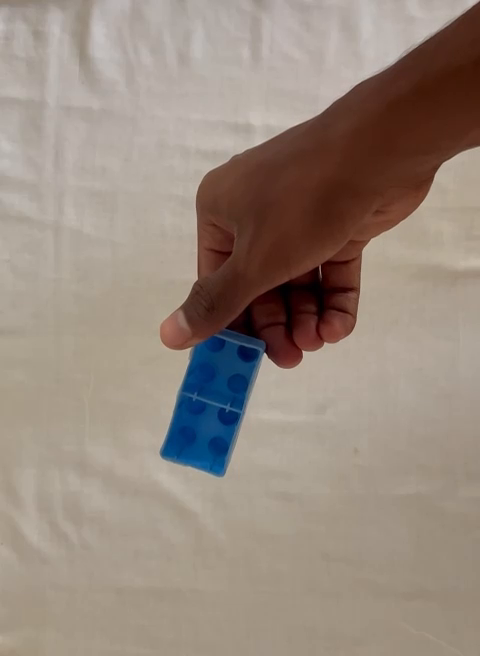
#> input picture frame 94 of DATASET/blue_block.mp4, 480 x 656 px
$ python extract_frames.py   (older library calls are emulated)
#> lines starting #> are read from the running program, lines starting #| are printed output that depends on the picture; after the words box and inside, x2 and y2 are one past the last pixel; in counts of white or black regions, pixels touching at a corner belong together
"""
Frame extraction script for Block Assembly dataset videos.
Adapted from pen-assembly-version1 with enhanced block-color validation,
blur filtering, and temporal train/val partitioning.

Usage:
    python extract_frames.py                  # Auto-extracts from all 12 dataset videos
    python extract_frames.py --fps 4.0        # Custom extraction frame rate (default: 4.0)
    python extract_frames.py --blur_thresh 25 # Set custom blur threshold
"""

import os
import argparse
import cv2
import numpy as np

from block_config import (
    VIDEOS_DIR,
    EXTRACTED_DIR,
    VIDEO_MAPPING,
    BLOCK_CLASSES,
    ASSEMBLY_STATES,
)


def is_blurry(gray_frame, threshold=25.0):
    """Calculates Laplacian variance. Low variance indicates motion blur."""
    if threshold <= 0:
        return False
    var = cv2.Laplacian(gray_frame, cv2.CV_64F).var()
    return var < threshold


def has_block_content(frame, min_area=350):
    """
    Checks if at least one colored block (Blue, Green, Red, Yellow) is visible.
    Prevents saving frames where hands completely occlude the object or the block is out of frame.
    """
    hsv = cv2.cvtColor(frame, cv2.COLOR_BGR2HSV)

    # Blue range
    blue_mask = cv2.inRange(hsv, np.array([90, 60, 40]), np.array([135, 255, 255]))
    # Green range
    green_mask = cv2.inRange(hsv, np.array([35, 60, 40]), np.array([85, 255, 255]))
    # Red range (spans 0-10 and 170-180)
    red1 = cv2.inRange(hsv, np.array([0, 70, 40]), np.array([10, 255, 255]))
    red2 = cv2.inRange(hsv, np.array([170, 70, 40]), np.array([180, 255, 255]))
    red_mask = cv2.bitwise_or(red1, red2)
    # Yellow range
    yellow_mask = cv2.inRange(hsv, np.array([18, 80, 80]), np.array([34, 255, 255]))

    combined_mask = cv2.bitwise_or(cv2.bitwise_or(blue_mask, green_mask), cv2.bitwise_or(red_mask, yellow_mask))

    cnts, _ = cv2.findContours(combined_mask, cv2.RETR_EXTERNAL, cv2.CHAIN_APPROX_SIMPLE)
    valid = [c for c in cnts if cv2.contourArea(c) > min_area]
    return len(valid) > 0


def clean_existing_frames(target_dir):
    """Removes previously extracted vid_* frames from target directory."""
    if not os.path.exists(target_dir):
        os.makedirs(target_dir, exist_ok=True)
        return 0

    removed = 0
    for f in os.listdir(target_dir):
        if f.startswith("vid_") and f.lower().endswith((".jpg", ".jpeg", ".png")):
            os.remove(os.path.join(target_dir, f))
            removed += 1
    return removed


def extract_from_video(
    video_path,
    target_category,
    is_part_video=False,
    fps=4.0,
    blur_thresh=25.0,
    val_split=0.20,
    check_visibility=True,
    clean_old=True,
):
    """
    Extracts frames from a single video, filtering blur and applying temporal train/val split.
    """
    if not os.path.exists(video_path):
        print(f"  [ERROR] Video file not found: {video_path}")
        return None

    subfolder = "parts" if is_part_video else "states"
    out_dir = os.path.join(EXTRACTED_DIR, subfolder, target_category)
    os.makedirs(out_dir, exist_ok=True)

    if clean_old:
        num_cleaned = clean_existing_frames(out_dir)
        if num_cleaned > 0:
            print(f"  [INFO] Cleaned {num_cleaned} old video frames from '{out_dir}'")

    cap = cv2.VideoCapture(video_path)
    if not cap.isOpened():
        print(f"  [ERROR] Could not open video: {video_path}")
        return None

    video_fps = cap.get(cv2.CAP_PROP_FPS) or 30.0
    total_frames = int(cap.get(cv2.CAP_PROP_FRAME_COUNT))
    duration_sec = total_frames / video_fps if total_frames > 0 else 0

    step = max(1, int(round(video_fps / fps)))
    split_frame = int(total_frames * (1.0 - val_split))

    print(f"\nProcessing '{os.path.basename(video_path)}' -> {subfolder}/{target_category}")
    print(f"  Video: {total_frames} frames ({duration_sec:.1f}s) @ {video_fps:.1f} fps")
    print(f"  Sampling rate: every {step} frames (~{video_fps / step:.1f} fps)")
    print(f"  Temporal Split: frames 0..{split_frame-1} -> TRAIN, {split_frame}..{total_frames} -> VAL")

    frame_idx = 0
    saved_train = 0
    saved_val = 0
    skipped_blur = 0
    skipped_visibility = 0

    while True:
        ret, frame = cap.read()
        if not ret:
            break

        if frame_idx % step == 0:
            gray = cv2.cvtColor(frame, cv2.COLOR_BGR2GRAY)

            # 1. Blur Check
            if is_blurry(gray, blur_thresh):
                skipped_blur += 1
                frame_idx += 1
                continue

            # 2. Block Visibility Check
            if check_visibility and not has_block_content(frame):
                skipped_visibility += 1
                frame_idx += 1
                continue

            # 3. Temporal train/val assignment
            split_tag = "train" if frame_idx < split_frame else "val"
            fname = f"vid_{split_tag}_{frame_idx:06d}.jpg"
            save_path = os.path.join(out_dir, fname)
            cv2.imwrite(save_path, frame)

            if split_tag == "train":
                saved_train += 1
            else:
                saved_val += 1

        frame_idx += 1

    cap.release()

    print(f"  Results: {saved_train} train frames, {saved_val} val frames saved.")
    print(f"  Filtered out: {skipped_blur} blurry, {skipped_visibility} without visible blocks.")
    return {
        "target": target_category,
        "type": subfolder,
        "train": saved_train,
        "val": saved_val,
        "blurry": skipped_blur,
        "no_block": skipped_visibility,
    }


def main():
    parser = argparse.ArgumentParser(description="Extract video frames for Block Assembly inspection.")
    parser.add_argument("--videos_dir", type=str, default=VIDEOS_DIR, help="Folder containing dataset videos")
    parser.add_argument("--fps", type=float, default=4.0, help="Target extraction FPS (default: 4.0)")
    parser.add_argument(
        "--blur_thresh",
        type=float,
        default=25.0,
        help="Laplacian variance blur threshold (default: 25.0)",
    )
    parser.add_argument(
        "--val_split",
        type=float,
        default=0.20,
        help="Fraction of video duration reserved for validation (default: 0.20)",
    )
    parser.add_argument(
        "--no_clean",
        action="store_true",
        help="Do not delete old frames before extracting",
    )

    args = parser.parse_args()

    if not os.path.exists(args.videos_dir):
        print(f"[ERROR] Videos directory '{args.videos_dir}' does not exist.")
        return

    available_videos = [f for f in os.listdir(args.videos_dir) if f.lower().endswith((".mp4", ".mov", ".avi", ".mkv"))]
    print(f"Found {len(available_videos)} video files in '{args.videos_dir}'. Starting extraction...\n")

    results = []
    for vname in available_videos:
        vpath = os.path.join(args.videos_dir, vname)
        info = VIDEO_MAPPING.get(vname)
        if not info:
            print(f"[WARNING] Skipping unmapped video: {vname}")
            continue

        is_part = info["type"] == "part"
        target_name = info["target"]

        res = extract_from_video(
            video_path=vpath,
            target_category=target_name,
            is_part_video=is_part,
            fps=args.fps,
            blur_thresh=args.blur_thresh,
            val_split=args.val_split,
            clean_old=not args.no_clean,
        )
#> in extract_from_video, frame is the input picture: shape (656, 480, 3); mean B, G, R 125.9, 137.1, 151.5
#> in extract_from_video, `gray = cv2.cvtColor(frame, cv2.COLOR_BGR2GRAY)`:
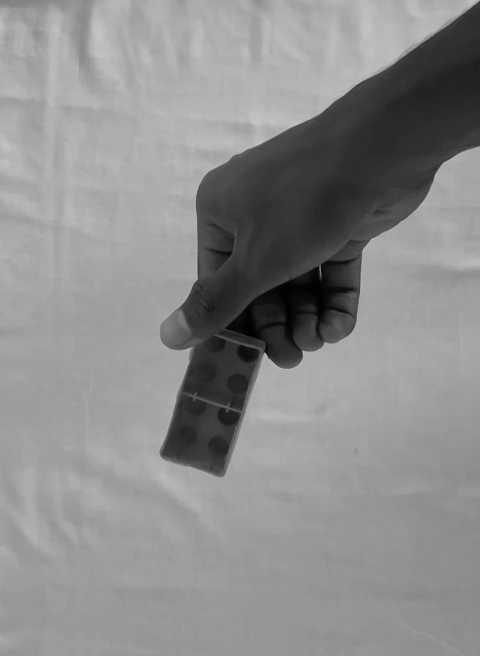
#> gray: shape (656, 480); min 0, max 198, mean 140.1
#> in is_blurry, `var = cv2.Laplacian(gray_frame, cv2.CV_64F).var()`: var = 37.17
#> in has_block_content, `hsv = cv2.cvtColor(frame, cv2.COLOR_BGR2HSV)`: hsv: shape (656, 480, 3); mean H, S, V 17.9, 65.3, 154.3
#> in has_block_content, `blue_mask = cv2.inRange(hsv, np.array([90, 60, 40]), np.array([135, 25..`:
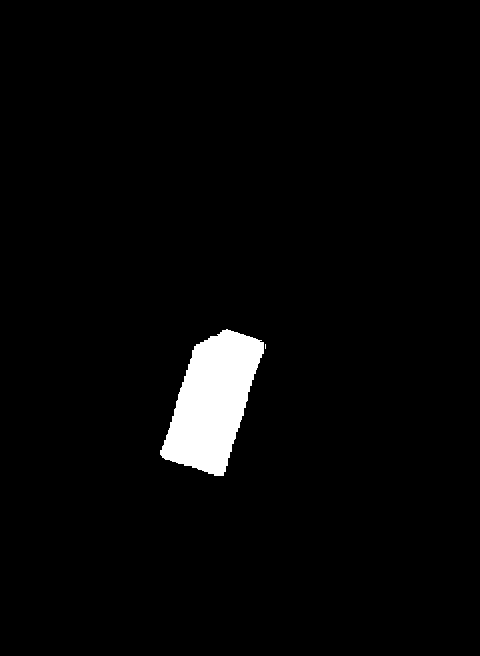
#> blue_mask: shape (656, 480); 2.9% white; 2 white regions (1 under 20 px), largest, box (x1, y1, x2, y2) and area: (160, 329, 264, 476) 9147
#> in has_block_content, `green_mask = cv2.inRange(hsv, np.array([35, 60, 40]), np.array([85, 25..`: green_mask: shape (656, 480); every value is 0
#> in has_block_content, `red1 = cv2.inRange(hsv, np.array([0, 70, 40]), np.array([10, 255, 255]))`:
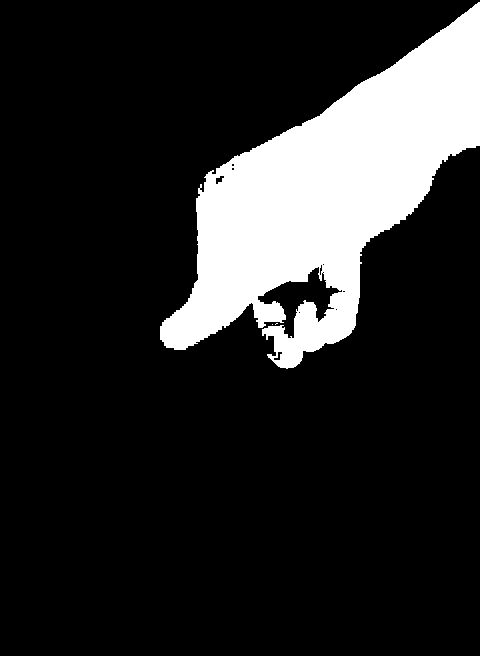
#> red1: shape (656, 480); 16.1% white; 3 white regions (2 under 20 px), largest, box (x1, y1, x2, y2) and area: (160, 2, 480, 369) 50582
#> in has_block_content, `red2 = cv2.inRange(hsv, np.array([170, 70, 40]), np.array([180, 255, 2..`:
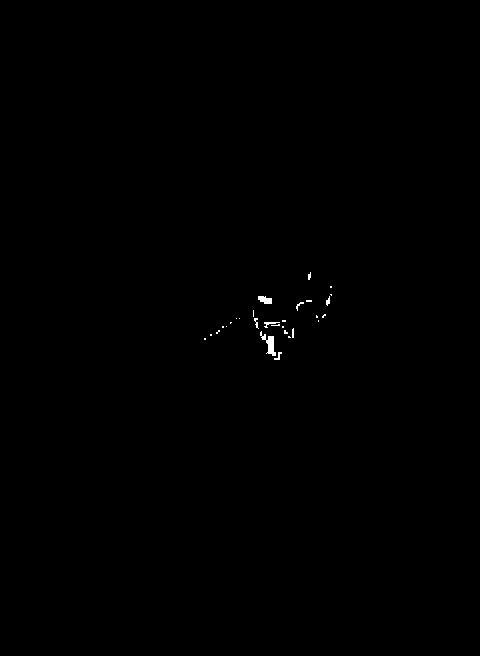
#> red2: shape (656, 480); 0.17% white; 29 white regions (22 under 20 px), largest, box (x1, y1, x2, y2) and area: (260, 331, 276, 356) 159, (258, 296, 272, 304) 83, (264, 322, 280, 328) 38
#> in has_block_content, `red_mask = cv2.bitwise_or(red1, red2)`:
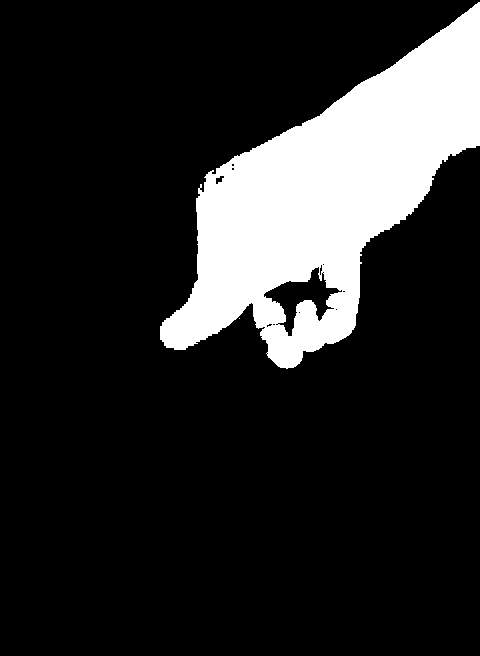
#> red_mask: shape (656, 480); 16.2% white; 2 white regions (1 under 20 px), largest, box (x1, y1, x2, y2) and area: (160, 2, 480, 369) 51111
#> in has_block_content, `combined_mask = cv2.bitwise_or(cv2.bitwise_or(blue_mask, green_mask), ..`:
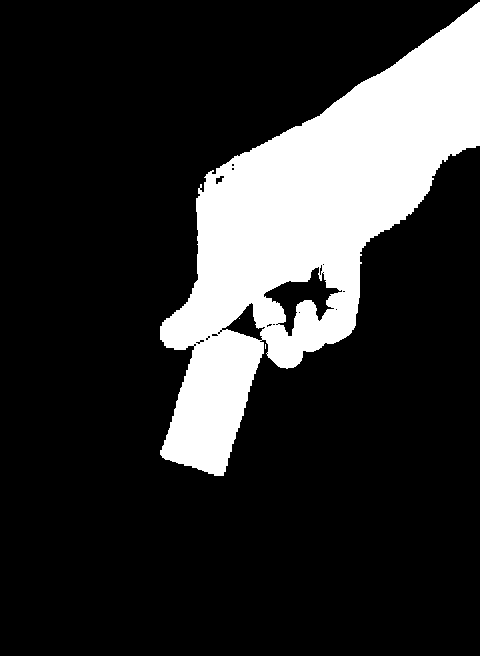
#> combined_mask: shape (656, 480); 19.1% white; 3 white regions (2 under 20 px)
#> in has_block_content, `cnts, _ = cv2.findContours(combined_mask, cv2.RETR_EXTERNAL, cv2.CHAIN..`: cnts = 2 contours, 1 with area under 20; largest, box (x1, y1, x2, y2) and area: (160, 2, 480, 476) 62082
#> in has_block_content, `valid = [c for c in cnts if cv2.contourArea(c) > min_area]`: valid = 1 contour; box (x1, y1, x2, y2) and area: (160, 2, 480, 476) 62082
#> in extract_from_video, `split_tag = "train" if frame_idx < split_frame else "val"`: split_tag = 'train'
#> in extract_from_video, `fname = f"vid_{split_tag}_{frame_idx:06d}.jpg"`: fname = 'vid_train_000000.jpg'
        if res:
            results.append(res)

    print("\n" + "=" * 65)
    print(" EXTRACTION SUMMARY")
    print("=" * 65)
    total_tr, total_va = 0, 0
    for r in results:
        print(f"  [{r['type'].upper()}] {r['target']:<24}: {r['train']} train, {r['val']} val (filtered {r['blurry']} blur, {r['no_block']} no-block)")
        total_tr += r["train"]
        total_va += r["val"]
    print("-" * 65)
    print(f"  Total: {total_tr} train frames, {total_va} val frames extracted.")
    print("=" * 65)
    print("\nNext step: Run 'python prepare_dataset.py' to generate detection & classification datasets.")


if __name__ == "__main__":
    main()

$ run again, starting later in the video
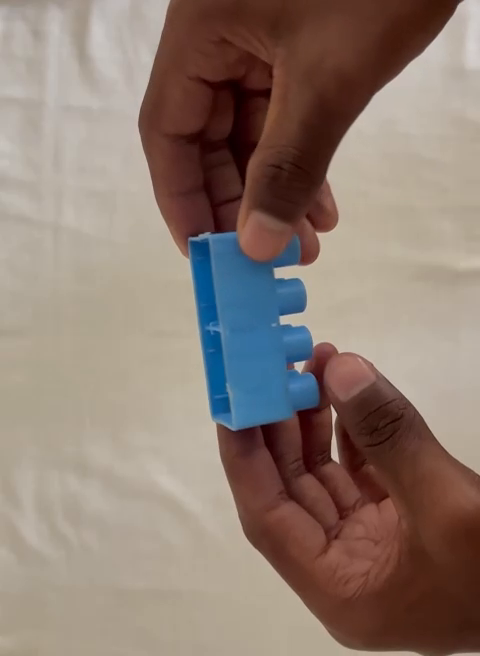
#> input picture frame 756 of DATASET/blue_block.mp4, 480 x 656 px
#> in extract_from_video, frame is the input picture: shape (656, 480, 3); mean B, G, R 114.5, 124.7, 142.2
#> in extract_from_video, `gray = cv2.cvtColor(frame, cv2.COLOR_BGR2GRAY)`:
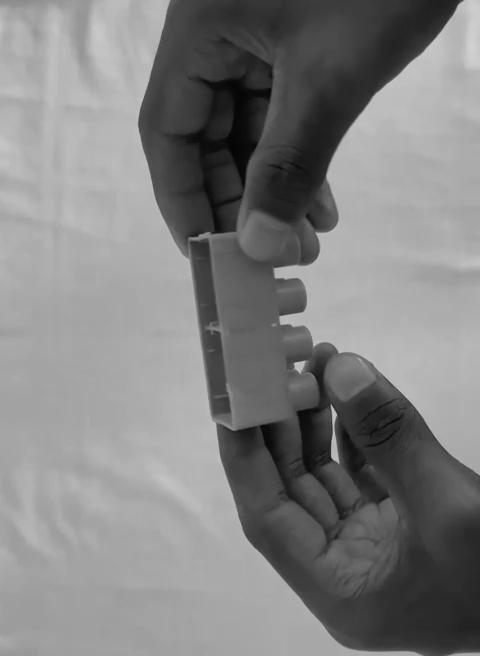
#> gray: shape (656, 480); min 4, max 212, mean 128.8
#> var = 46.86
#> hsv: shape (656, 480, 3); mean H, S, V 20.6, 85.1, 147.8
#> blue_mask: shape (656, 480); 5.8% white; 5 white regions (4 under 20 px), largest, box (x1, y1, x2, y2) and area: (190, 232, 320, 430) 18128
#> green_mask: shape (656, 480); every value is 0
#> red1: shape (656, 480); 32.3% white; 10 white regions (7 under 20 px), largest, box (x1, y1, x2, y2) and area: (217, 342, 480, 656) 51220, (138, 0, 462, 266) 50293, (196, 228, 208, 234) 40
#> red2: shape (656, 480); 0.79% white; 28 white regions (14 under 20 px), largest, box (x1, y1, x2, y2) and area: (186, 202, 234, 242) 584, (234, 428, 264, 450) 411, (264, 422, 280, 458) 289
#> red_mask: shape (656, 480); 33% white; 4 white regions (2 under 20 px), largest, box (x1, y1, x2, y2) and area: (217, 342, 480, 656) 52757, (138, 0, 462, 266) 51274
#> in has_block_content, `combined_mask = cv2.bitwise_or(cv2.bitwise_or(blue_mask, green_mask), ..`:
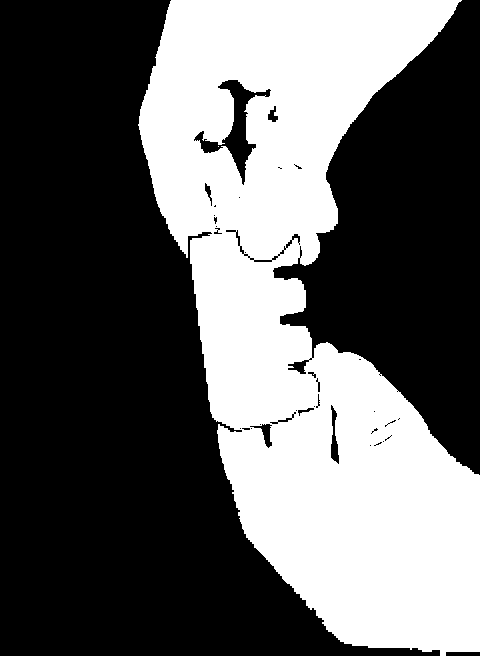
#> combined_mask: shape (656, 480); 38.8% white; 2 white regions (1 under 20 px)
#> cnts = 1 contour; box (x1, y1, x2, y2) and area: (138, 0, 480, 656) 124260
#> valid has the same summary as cnts
#> split_tag = 'train'
#> fname = 'vid_train_000000.jpg'
